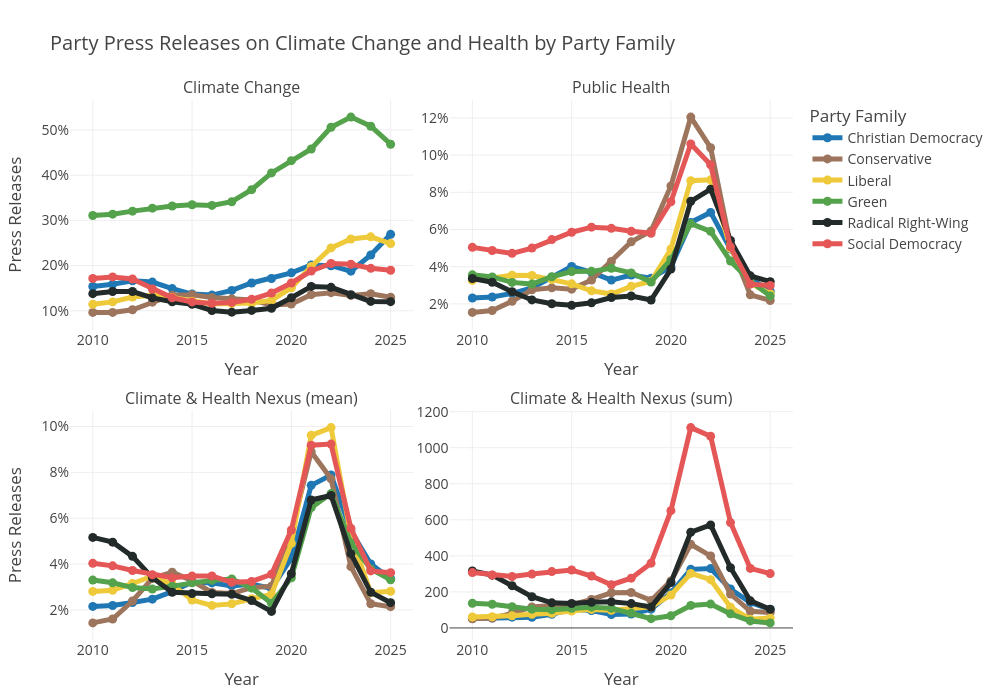

Notebook source saved alongside this figure:
### Markdown cell above
## Primary Figure: Indicator 5.3.3: Political party engagement with health and climate change

### Code cell
# import libraries
import pandas as pd
import numpy as np
from plotly.subplots import make_subplots
import plotly.graph_objects as go
import plotly.express as px


# read in data 
df = pd.read_csv('../data/indicator_5_3_3.csv')
# drop values after 2025 (2025 report includes up to end of 2025) 
df = df[df['year'] < 2026]

# dictionary to map party names to respective party colors
party_colors = {'Christian Democracy': '#1f77b4',
                'Conservative': '#9D755D',
                'Liberal': '#EECA3B',
                'Green': '#54A24B',
                'Radical Right-Wing': '#222A2A',
                'Social Democracy': '#E45756',}


# Define the mapping of data column -> subplot position
col_to_position = {
    'environment_climate_issue1_mean': (1, 1),  # Climate Change
    'healthcare_issue1_mean': (1, 2),           # Public Health
    'climate_health_mean': (2, 1),              # Climate and Health Nexus (mean)
    'climate_health_sum': (2, 2)                # Climate and Health Nexus (sum)
}


def create_nexus_subplot(df, 
                         title = 'Party Press Releases on Climate Change and Health by Party Family',
                         save_path=None,
                         col_to_position = col_to_position,
                         party_colors = party_colors):

    # Titles should match the order of the subplot grid
    fig = make_subplots(
        rows=2, cols=2,
        subplot_titles=(
            'Climate Change',
            'Public Health',
            'Climate & Health Nexus (mean)', 
            'Climate & Health Nexus (sum)'
        ),
        horizontal_spacing=0.05,  # reduce horizontal gap between columns
        vertical_spacing=0.15      # reduce vertical gap between rows
    )

    # Loop through the variables and plot each one in its correct subplot
    for i, col in enumerate(col_to_position.keys()):
        row, col_num = col_to_position[col]
        for party_family in party_colors.keys():
            subset = df[df['party_family'] == party_family].copy()

            # smooth the line
            subset[col] = subset[col].rolling(window=2, min_periods=1).mean()
            subset[col] = subset[col].rolling(window=2, min_periods=1).mean()

            fig.add_trace(go.Scatter(
                x=subset['year'],
                y=subset[col],
                mode='lines+markers',
                name=party_family,
                line=dict(color=party_colors[party_family], width=5),
                showlegend=True if i == 0 else False,
            ), row=row, col=col_num)

    # Update layout
    fig.update_layout(
        title=title,
        xaxis_title='Year',
        yaxis_title='Press Releases',
        title_x=0.05,
        legend_title='Party Family',
        hovermode='x unified',
        width=1000,
        height=700,
        template='presentation',
        font=dict(size=14),
        margin=dict(l=70, r=50, t=100, b=60)
    )

    # Format all y-axes as percentages
    fig.update_yaxes(tickformat=".0%", row=1, col=1)
    fig.update_yaxes(tickformat=".0%", row=1, col=2)
    fig.update_yaxes(tickformat=".0%", row=2, col=1)

    # Custom x-axis titles per subplot 
    fig.update_xaxes(title_text="Year", row=2, col=1)
    fig.update_xaxes(title_text="Year", row=2, col=2)
    fig.update_xaxes(title_text="Year", row=1, col=2)

    # add y-axis titles
    fig.update_yaxes(title_text="Press Releases", row=1, col=1)
    #fig.update_yaxes(title_text="Press Releases", row=1, col=2)
    fig.update_yaxes(title_text="Press Releases", row=2, col=1)
    #fig.update_yaxes(title_text="Press Releases", row=2, col=2)


    # save figure if save_path is provided
    if save_path:
        fig.write_image(save_path, scale=5)
    # show figure
    fig.show()


create_nexus_subplot(df, 
                     #title='',
                     save_path='../appendix/indicator_5_3_3.pdf',
                     col_to_position=col_to_position,
                     party_colors=party_colors)

### Figure 1 — Plotly figure (JSON) as saved in the notebook; plotly's stock layout.template omitted (floating-point values rounded to 4 significant figures)
{"data": [{"line": {"color": "#1f77b4", "width": 5}, "mode": "lines+markers", "name": "Christian Democracy", "showlegend": true, "type": "scatter", "x": [2010.0, 2011.0, 2012.0, 2013.0, 2014.0, 2015.0, 2016.0, 2017.0, 2018.0, 2019.0, 2020.0, 2021.0, 2022.0, 2023.0, 2024.0, 2025.0], "xaxis": "x", "y": [0.1538, 0.1587, 0.1665, 0.1635, 0.1492, 0.137, 0.1348, 0.1451, 0.1615, 0.1715, 0.184, 0.2015, 0.1997, 0.1876, 0.2233, 0.2691], "yaxis": "y"}, {"line": {"color": "#9D755D", "width": 5}, "mode": "lines+markers", "name": "Conservative", "showlegend": true, "type": "scatter", "x": [2010.0, 2011.0, 2012.0, 2013.0, 2014.0, 2015.0, 2016.0, 2017.0, 2018.0, 2019.0, 2020.0, 2021.0, 2022.0, 2023.0, 2024.0, 2025.0], "xaxis": "x", "y": [0.09649, 0.09651, 0.1024, 0.1191, 0.1344, 0.1355, 0.1294, 0.1265, 0.1237, 0.1129, 0.1148, 0.1356, 0.1402, 0.1341, 0.1379, 0.13], "yaxis": "y"}, {"line": {"color": "#EECA3B", "width": 5}, "mode": "lines+markers", "name": "Liberal", "showlegend": true, "type": "scatter", "x": [2010.0, 2011.0, 2012.0, 2013.0, 2014.0, 2015.0, 2016.0, 2017.0, 2018.0, 2019.0, 2020.0, 2021.0, 2022.0, 2023.0, 2024.0, 2025.0], "xaxis": "x", "y": [0.1145, 0.1198, 0.1304, 0.1345, 0.1295, 0.1212, 0.115, 0.1161, 0.1171, 0.1229, 0.1511, 0.1981, 0.239, 0.2589, 0.2635, 0.2486], "yaxis": "y"}, {"line": {"color": "#54A24B", "width": 5}, "mode": "lines+markers", "name": "Green", "showlegend": true, "type": "scatter", "x": [2010.0, 2011.0, 2012.0, 2013.0, 2014.0, 2015.0, 2016.0, 2017.0, 2018.0, 2019.0, 2020.0, 2021.0, 2022.0, 2023.0, 2024.0, 2025.0], "xaxis": "x", "y": [0.3108, 0.3137, 0.3204, 0.3269, 0.3318, 0.3346, 0.3331, 0.3413, 0.3678, 0.4049, 0.432, 0.4578, 0.506, 0.5283, 0.5082, 0.4684], "yaxis": "y"}, {"line": {"color": "#222A2A", "width": 5}, "mode": "lines+markers", "name": "Radical Right-Wing", "showlegend": true, "type": "scatter", "x": [2010.0, 2011.0, 2012.0, 2013.0, 2014.0, 2015.0, 2016.0, 2017.0, 2018.0, 2019.0, 2020.0, 2021.0, 2022.0, 2023.0, 2024.0, 2025.0], "xaxis": "x", "y": [0.1379, 0.1426, 0.1426, 0.1287, 0.12, 0.1143, 0.1008, 0.09699, 0.1009, 0.1057, 0.1288, 0.1539, 0.152, 0.1356, 0.1207, 0.1203], "yaxis": "y"}, {"line": {"color": "#E45756", "width": 5}, "mode": "lines+markers", "name": "Social Democracy", "showlegend": true, "type": "scatter", "x": [2010.0, 2011.0, 2012.0, 2013.0, 2014.0, 2015.0, 2016.0, 2017.0, 2018.0, 2019.0, 2020.0, 2021.0, 2022.0, 2023.0, 2024.0, 2025.0], "xaxis": "x", "y": [0.1714, 0.1749, 0.1703, 0.1483, 0.1288, 0.1197, 0.1165, 0.1186, 0.1254, 0.1392, 0.1615, 0.188, 0.2047, 0.2029, 0.194, 0.1896], "yaxis": "y"}, {"line": {"color": "#1f77b4", "width": 5}, "mode": "lines+markers", "name": "Christian Democracy", "showlegend": false, "type": "scatter", "x": [2010.0, 2011.0, 2012.0, 2013.0, 2014.0, 2015.0, 2016.0, 2017.0, 2018.0, 2019.0, 2020.0, 2021.0, 2022.0, 2023.0, 2024.0, 2025.0], "xaxis": "x2", "y": [0.02316, 0.02368, 0.02566, 0.02864, 0.03436, 0.04012, 0.03696, 0.03279, 0.0355, 0.03383, 0.04003, 0.0638, 0.06918, 0.04947, 0.03378, 0.02682], "yaxis": "y2"}, {"line": {"color": "#9D755D", "width": 5}, "mode": "lines+markers", "name": "Conservative", "showlegend": false, "type": "scatter", "x": [2010.0, 2011.0, 2012.0, 2013.0, 2014.0, 2015.0, 2016.0, 2017.0, 2018.0, 2019.0, 2020.0, 2021.0, 2022.0, 2023.0, 2024.0, 2025.0], "xaxis": "x2", "y": [0.01543, 0.01645, 0.02144, 0.02756, 0.02864, 0.02792, 0.03286, 0.04284, 0.05338, 0.05918, 0.08339, 0.1204, 0.104, 0.0517, 0.02487, 0.02185], "yaxis": "y2"}, {"line": {"color": "#EECA3B", "width": 5}, "mode": "lines+markers", "name": "Liberal", "showlegend": false, "type": "scatter", "x": [2010.0, 2011.0, 2012.0, 2013.0, 2014.0, 2015.0, 2016.0, 2017.0, 2018.0, 2019.0, 2020.0, 2021.0, 2022.0, 2023.0, 2024.0, 2025.0], "xaxis": "x2", "y": [0.03264, 0.03371, 0.0354, 0.03525, 0.03317, 0.03079, 0.02702, 0.0253, 0.02946, 0.03218, 0.04955, 0.08626, 0.0867, 0.04991, 0.03115, 0.02546], "yaxis": "y2"}, {"line": {"color": "#54A24B", "width": 5}, "mode": "lines+markers", "name": "Green", "showlegend": false, "type": "scatter", "x": [2010.0, 2011.0, 2012.0, 2013.0, 2014.0, 2015.0, 2016.0, 2017.0, 2018.0, 2019.0, 2020.0, 2021.0, 2022.0, 2023.0, 2024.0, 2025.0], "xaxis": "x2", "y": [0.03563, 0.03452, 0.03157, 0.03064, 0.0346, 0.0374, 0.0375, 0.03915, 0.03665, 0.03177, 0.04393, 0.06317, 0.05901, 0.04304, 0.03221, 0.02429], "yaxis": "y2"}, {"line": {"color": "#222A2A", "width": 5}, "mode": "lines+markers", "name": "Radical Right-Wing", "showlegend": false, "type": "scatter", "x": [2010.0, 2011.0, 2012.0, 2013.0, 2014.0, 2015.0, 2016.0, 2017.0, 2018.0, 2019.0, 2020.0, 2021.0, 2022.0, 2023.0, 2024.0, 2025.0], "xaxis": "x2", "y": [0.03365, 0.03166, 0.02657, 0.02213, 0.0201, 0.01923, 0.02058, 0.02345, 0.02426, 0.0221, 0.0387, 0.07518, 0.0817, 0.05409, 0.03507, 0.03192], "yaxis": "y2"}, {"line": {"color": "#E45756", "width": 5}, "mode": "lines+markers", "name": "Social Democracy", "showlegend": false, "type": "scatter", "x": [2010.0, 2011.0, 2012.0, 2013.0, 2014.0, 2015.0, 2016.0, 2017.0, 2018.0, 2019.0, 2020.0, 2021.0, 2022.0, 2023.0, 2024.0, 2025.0], "xaxis": "x2", "y": [0.05039, 0.04872, 0.04717, 0.05001, 0.05459, 0.05853, 0.06126, 0.06063, 0.05909, 0.05799, 0.07494, 0.106, 0.09478, 0.05067, 0.0306, 0.02991], "yaxis": "y2"}, {"line": {"color": "#1f77b4", "width": 5}, "mode": "lines+markers", "name": "Christian Democracy", "showlegend": false, "type": "scatter", "x": [2010.0, 2011.0, 2012.0, 2013.0, 2014.0, 2015.0, 2016.0, 2017.0, 2018.0, 2019.0, 2020.0, 2021.0, 2022.0, 2023.0, 2024.0, 2025.0], "xaxis": "x3", "y": [0.02151, 0.02191, 0.02319, 0.02467, 0.02794, 0.03218, 0.03176, 0.03045, 0.03123, 0.02933, 0.04253, 0.07433, 0.07884, 0.05453, 0.04003, 0.03362], "yaxis": "y3"}, {"line": {"color": "#9D755D", "width": 5}, "mode": "lines+markers", "name": "Conservative", "showlegend": false, "type": "scatter", "x": [2010.0, 2011.0, 2012.0, 2013.0, 2014.0, 2015.0, 2016.0, 2017.0, 2018.0, 2019.0, 2020.0, 2021.0, 2022.0, 2023.0, 2024.0, 2025.0], "xaxis": "x3", "y": [0.01431, 0.01601, 0.02386, 0.03371, 0.03642, 0.03268, 0.02761, 0.0271, 0.02967, 0.03033, 0.0538, 0.08903, 0.07717, 0.03885, 0.02265, 0.02139], "yaxis": "y3"}, {"line": {"color": "#EECA3B", "width": 5}, "mode": "lines+markers", "name": "Liberal", "showlegend": false, "type": "scatter", "x": [2010.0, 2011.0, 2012.0, 2013.0, 2014.0, 2015.0, 2016.0, 2017.0, 2018.0, 2019.0, 2020.0, 2021.0, 2022.0, 2023.0, 2024.0, 2025.0], "xaxis": "x3", "y": [0.02805, 0.02853, 0.03151, 0.03473, 0.03111, 0.02426, 0.02194, 0.02261, 0.02483, 0.02674, 0.049, 0.09614, 0.09953, 0.05217, 0.02747, 0.02812], "yaxis": "y3"}, {"line": {"color": "#54A24B", "width": 5}, "mode": "lines+markers", "name": "Green", "showlegend": false, "type": "scatter", "x": [2010.0, 2011.0, 2012.0, 2013.0, 2014.0, 2015.0, 2016.0, 2017.0, 2018.0, 2019.0, 2020.0, 2021.0, 2022.0, 2023.0, 2024.0, 2025.0], "xaxis": "x3", "y": [0.03298, 0.0318, 0.02971, 0.02911, 0.03037, 0.03177, 0.03289, 0.03348, 0.02955, 0.02287, 0.03403, 0.06459, 0.07074, 0.04931, 0.03779, 0.03309], "yaxis": "y3"}, {"line": {"color": "#222A2A", "width": 5}, "mode": "lines+markers", "name": "Radical Right-Wing", "showlegend": false, "type": "scatter", "x": [2010.0, 2011.0, 2012.0, 2013.0, 2014.0, 2015.0, 2016.0, 2017.0, 2018.0, 2019.0, 2020.0, 2021.0, 2022.0, 2023.0, 2024.0, 2025.0], "xaxis": "x3", "y": [0.05162, 0.04953, 0.04335, 0.03402, 0.0277, 0.02711, 0.027, 0.0268, 0.0241, 0.01931, 0.03578, 0.06795, 0.0699, 0.04452, 0.02767, 0.02312], "yaxis": "y3"}, {"line": {"color": "#E45756", "width": 5}, "mode": "lines+markers", "name": "Social Democracy", "showlegend": false, "type": "scatter", "x": [2010.0, 2011.0, 2012.0, 2013.0, 2014.0, 2015.0, 2016.0, 2017.0, 2018.0, 2019.0, 2020.0, 2021.0, 2022.0, 2023.0, 2024.0, 2025.0], "xaxis": "x3", "y": [0.04029, 0.0392, 0.03716, 0.03534, 0.03398, 0.03474, 0.03482, 0.03202, 0.03239, 0.03553, 0.05484, 0.09188, 0.09233, 0.05556, 0.03701, 0.03622], "yaxis": "y3"}, {"line": {"color": "#1f77b4", "width": 5}, "mode": "lines+markers", "name": "Christian Democracy", "showlegend": false, "type": "scatter", "x": [2010.0, 2011.0, 2012.0, 2013.0, 2014.0, 2015.0, 2016.0, 2017.0, 2018.0, 2019.0, 2020.0, 2021.0, 2022.0, 2023.0, 2024.0, 2025.0], "xaxis": "x4", "y": [52.0, 55.25, 59.75, 59.0, 75.5, 103.2, 96.25, 74.5, 77.25, 104.2, 194.5, 325.0, 329.2, 216.0, 141.0, 102.5], "yaxis": "y4"}, {"line": {"color": "#9D755D", "width": 5}, "mode": "lines+markers", "name": "Conservative", "showlegend": false, "type": "scatter", "x": [2010.0, 2011.0, 2012.0, 2013.0, 2014.0, 2015.0, 2016.0, 2017.0, 2018.0, 2019.0, 2020.0, 2021.0, 2022.0, 2023.0, 2024.0, 2025.0], "xaxis": "x4", "y": [51.0, 54.75, 80.25, 116.8, 124.2, 127.5, 158.2, 195.0, 196.5, 152.8, 261.0, 464.0, 399.5, 188.2, 92.0, 86.0], "yaxis": "y4"}, {"line": {"color": "#EECA3B", "width": 5}, "mode": "lines+markers", "name": "Liberal", "showlegend": false, "type": "scatter", "x": [2010.0, 2011.0, 2012.0, 2013.0, 2014.0, 2015.0, 2016.0, 2017.0, 2018.0, 2019.0, 2020.0, 2021.0, 2022.0, 2023.0, 2024.0, 2025.0], "xaxis": "x4", "y": [61.0, 62.0, 67.75, 75.5, 81.0, 94.25, 103.0, 97.75, 107.2, 116.8, 182.5, 302.2, 267.8, 115.2, 48.0, 54.5], "yaxis": "y4"}, {"line": {"color": "#54A24B", "width": 5}, "mode": "lines+markers", "name": "Green", "showlegend": false, "type": "scatter", "x": [2010.0, 2011.0, 2012.0, 2013.0, 2014.0, 2015.0, 2016.0, 2017.0, 2018.0, 2019.0, 2020.0, 2021.0, 2022.0, 2023.0, 2024.0, 2025.0], "xaxis": "x4", "y": [137.0, 131.5, 118.0, 104.2, 101.2, 109.2, 115.2, 108.8, 82.5, 51.5, 67.25, 125.0, 132.2, 78.25, 39.0, 28.0], "yaxis": "y4"}, {"line": {"color": "#222A2A", "width": 5}, "mode": "lines+markers", "name": "Radical Right-Wing", "showlegend": false, "type": "scatter", "x": [2010.0, 2011.0, 2012.0, 2013.0, 2014.0, 2015.0, 2016.0, 2017.0, 2018.0, 2019.0, 2020.0, 2021.0, 2022.0, 2023.0, 2024.0, 2025.0], "xaxis": "x4", "y": [316.0, 293.0, 234.5, 173.0, 139.2, 135.5, 142.2, 145.0, 135.0, 116.5, 251.5, 531.2, 571.2, 334.2, 150.5, 104.0], "yaxis": "y4"}, {"line": {"color": "#E45756", "width": 5}, "mode": "lines+markers", "name": "Social Democracy", "showlegend": false, "type": "scatter", "x": [2010.0, 2011.0, 2012.0, 2013.0, 2014.0, 2015.0, 2016.0, 2017.0, 2018.0, 2019.0, 2020.0, 2021.0, 2022.0, 2023.0, 2024.0, 2025.0], "xaxis": "x4", "y": [307.0, 293.8, 285.0, 298.8, 312.8, 321.2, 288.2, 239.8, 276.2, 359.2, 650.5, 1112.0, 1064.0, 584.5, 330.2, 301.8], "yaxis": "y4"}], "layout": {"annotations": [{"font": {"size": 16}, "showarrow": false, "text": "Climate Change", "x": 0.2375, "xanchor": "center", "xref": "paper", "y": 1.0, "yanchor": "bottom", "yref": "paper"}, {"font": {"size": 16}, "showarrow": false, "text": "Public Health", "x": 0.7625, "xanchor": "center", "xref": "paper", "y": 1.0, "yanchor": "bottom", "yref": "paper"}, {"font": {"size": 16}, "showarrow": false, "text": "Climate & Health Nexus (mean)", "x": 0.2375, "xanchor": "center", "xref": "paper", "y": 0.425, "yanchor": "bottom", "yref": "paper"}, {"font": {"size": 16}, "showarrow": false, "text": "Climate & Health Nexus (sum)", "x": 0.7625, "xanchor": "center", "xref": "paper", "y": 0.425, "yanchor": "bottom", "yref": "paper"}], "font": {"size": 14}, "height": 700, "hovermode": "x unified", "legend": {"title": {"text": "Party Family"}}, "margin": {"b": 60, "l": 70, "r": 50, "t": 100}, "title": {"text": "Party Press Releases on Climate Change and Health by Party Family", "x": 0.05}, "width": 1000, "xaxis": {"anchor": "y", "domain": [0.0, 0.475], "title": {"text": "Year"}}, "xaxis2": {"anchor": "y2", "domain": [0.525, 1.0], "title": {"text": "Year"}}, "xaxis3": {"anchor": "y3", "domain": [0.0, 0.475], "title": {"text": "Year"}}, "xaxis4": {"anchor": "y4", "domain": [0.525, 1.0], "title": {"text": "Year"}}, "yaxis": {"anchor": "x", "domain": [0.575, 1.0], "tickformat": ".0%", "title": {"text": "Press Releases"}}, "yaxis2": {"anchor": "x2", "domain": [0.575, 1.0], "tickformat": ".0%"}, "yaxis3": {"anchor": "x3", "domain": [0.0, 0.425], "tickformat": ".0%", "title": {"text": "Press Releases"}}, "yaxis4": {"anchor": "x4", "domain": [0.0, 0.425]}}}
